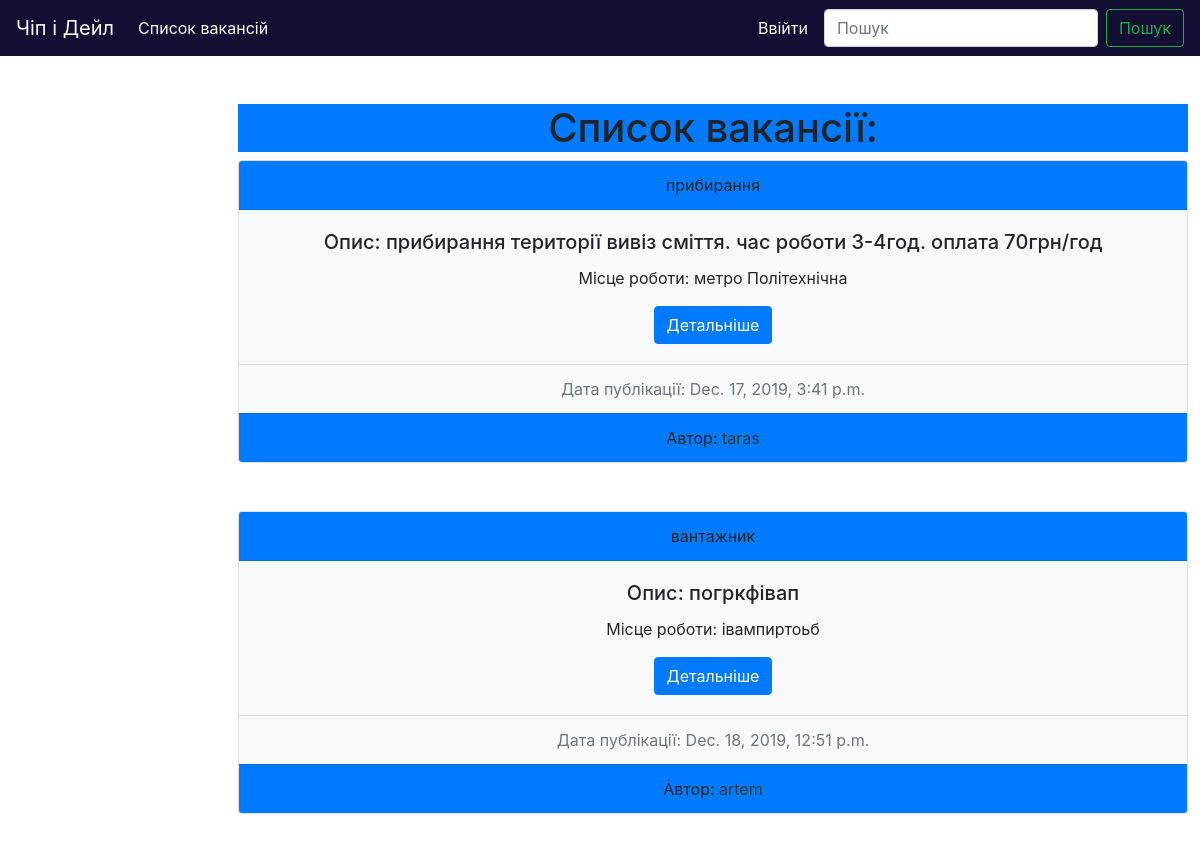
The app's page /chipdail/posts_list/ with its own data.
### chipdail/models.py (models this page shows, shortened)
class Post(models.Model):
    work = models.CharField(max_length=150, db_index=True)
    slug = models.SlugField(max_length=50, blank=True, unique=True)
    place = models.TextField(blank=True, db_index=True)
    body = models.TextField(blank=True, db_index=True)
    start_work = models.DateTimeField(null=True, blank=True)
    date_pub = models.DateTimeField(auto_now_add=True)
    user = models.ForeignKey(User, on_delete=models.CASCADE, null=True)

### chipdail/views.py (the view)
# urls.py: path('posts_list/', posts_list, name='posts_list_url'),
def posts_list(request):
    search_query = request.GET.get('search', '')
    if search_query:
        posts = Post.objects.filter(Q(work__icontains=search_query) | Q(body__icontains=search_query))
    else:
        posts = Post.objects.all()
    posts = Post.objects.all()
    return render(request, 'chipdail/posts_list.html', context={'posts': posts})

### chipdail/templates/chipdail/posts_list.html (shortened to what this page needs)
{% extends 'chipdail/base_block.html' %}
{% block content %}
<div class="posts mt-5">
    <h1 align="center"  class="mb-2 bg-primary">Список вакансії:</h1>
    {% for post in posts %}
        <div class="card mb-5 text-center">
              <div class="card-header bg-primary">
                {{ post.work }}
              </div>
              <div class="card-body bg-light">
                    <h5 class="card-title">Опис: {{ post.body }}</h5>
                    <p class="card-text">Місце роботи: {{ post.place }}</p>
                    <a  href="{% url 'post_detail_url' slug=post.slug %}" class="btn btn-primary">Детальніше</a>
              </div>
              <div class="card-footer text-muted bg-light">
                Дата публікації: {{ post.date_pub }}
              </div>
                <div class="card-footer bg-primary">
                    Автор:
                    <a  class="text-dark" href="{{ user.get_absolute_url }}">{{ post.user }}</a>
                </div>
        </div>
    {% endfor %}
</div>
{% endblock %}

### chipdail/templates/chipdail/base_block.html
{% extends 'base.html' %}

### templates/base.html (shortened to what this page needs)
{% load static %}
<!DOCTYPE html>
<html lang="en">
<head>
    <link rel="stylesheet" href="https://stackpath.bootstrapcdn.com/bootstrap/4.4.0/css/bootstrap.min.css">
    <link rel="stylesheet" href="{% static 'css/post_list.css' %}">
</head>
<body>
<div>
    <nav class="navbar navbar-expand-lg navbar-light" style="background-color: #130f33;">
      <a class="navbar-brand text-light" href="{% url 'home_page' %}">Чіп і Дейл</a>
      <div class="collapse navbar-collapse" id="navbarTogglerDemo02">
        <ul class="navbar-nav mr-auto mt-2 mt-lg-0">
          <li class="nav-item active">
            <a class="nav-link text-light" href="{% url 'posts_list_url' %}">Список вакансій</a>
          </li>
        </ul>
            {% if request.user.is_authenticated %}
            <ul class="nav nab-bar-nav navbar-right">
                <li class="nav-item active">
                    <a class="nav-link text-light" href="#" tabindex="-1" aria-disabled="true">{{ user }}</a>
                </li>
                <li>
                    <a class="nav-link text-light" href="{% url 'user_detail' %}">Особистий кабінет</a>
                </li>
                <li>
                    <a class="nav-link text-light" href="{% url 'logout_url' %}">Вийти</a>
                </li>
            </ul>
            {% else %}
           <ul class="nav nab-bar-nav navbar-right">
                <li class="nav-item active">
                    <a class="nav-link text-light" href="{% url 'login_url' %}">Ввійти</a>
                </li>
           </ul>
          {% endif %}
          <form class="form-inline my-2 my-lg-0" action="{% url 'posts_list_url' %}">
          <input class="form-control mr-sm-2" type="search" placeholder="Пошук" name="search">
          <button class="btn btn-outline-success my-2 my-sm-0" type="submit">Пошук</button>
        </form>
      </div>
    </nav>
    <div class="container ml-5 mr-1 ">
        <div class="row">
            <div class="col-10 offset-md-2">
                {% block content %}{% endblock %}
            </div>
        </div>
    </div>
</div>
</body>
</html>

### static/css/post_list.css (style rules this page uses)
.posts { position: absolute; left: 0; right: 0; margin: 0 auto; }

### records on screen
Post: work "прибирання", body "прибирання території вивіз сміття. час роботи 3-4год. оплата 70грн/год", place "метро Політехнічна", date_pub "Dec. 17, 2019, 3:41 p.m.", user "taras"
Post: work "вантажник", body "погркфівап", place "івампиртоьб", date_pub "Dec. 18, 2019, 12:51 p.m.", user "artem"
